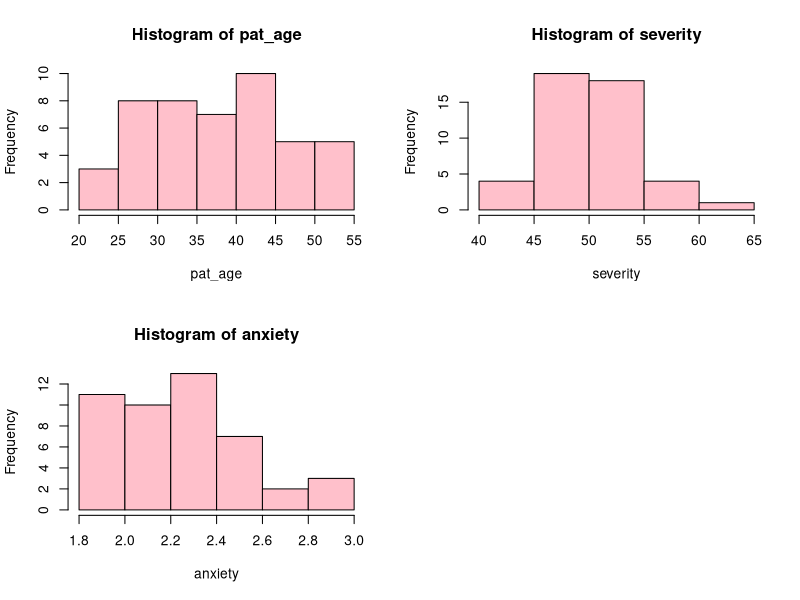
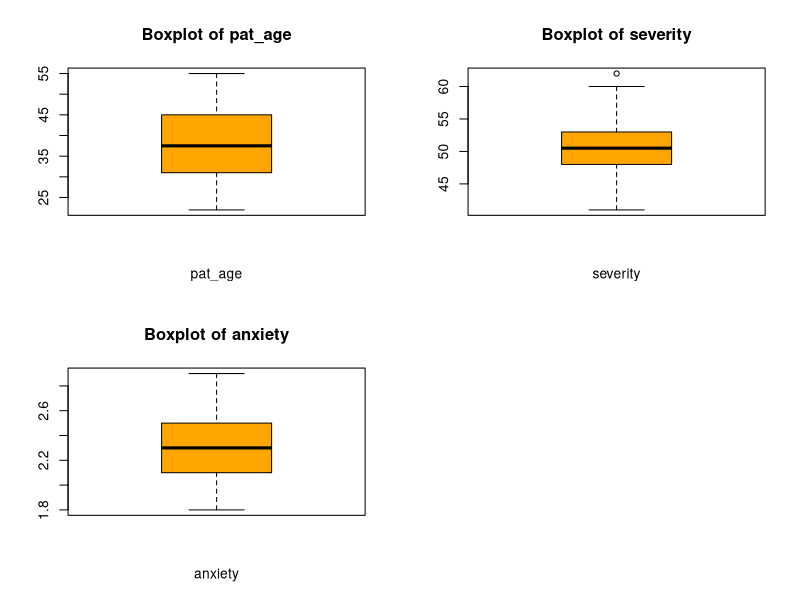
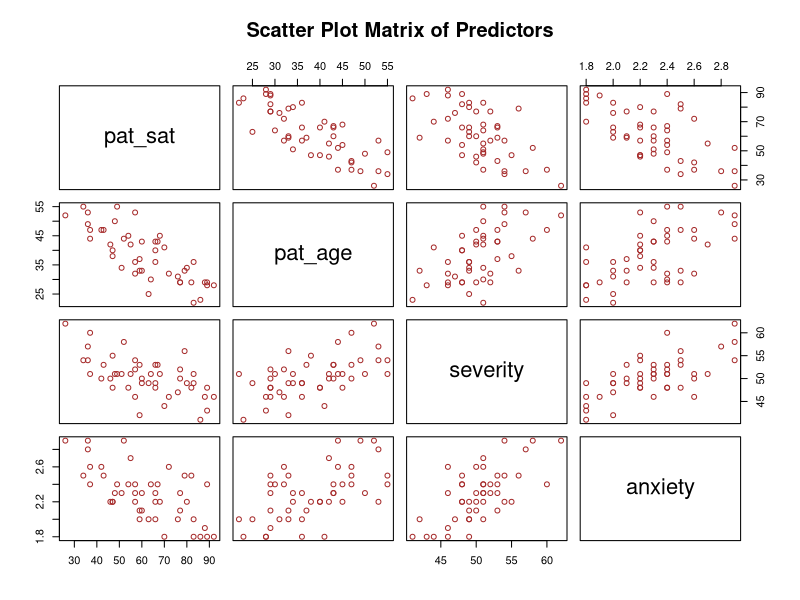

These charts were generated, in order, by the following R code: (Note: this script raises an error after producing the figures.)
getwd()
setwd("/Users/prashannaraj/Documents/SIUE/STAT561")
list.files()
pat_sat=read.table("pat_stat.txt",header=T)

str(pat_sat)
################## Q.N. 1 (a) ####################
################## Plot Histogram ################
predictor=colnames(pat_sat)
par(mfrow=c(2,2))  # Set layout to display multiple plots
for (col in predictor[2:length(predictor)]) {
  hist(pat_sat[[col]], main=paste("Histogram of", col), xlab=col, col="pink", border="black")
}

################ Box Plot #######################
par(mfrow=c(2,2))  
for(col in predictor[2:length(predictor)]){
  boxplot(pat_sat[[col]],main=paste("Boxplot of", col),xlab=col, col="orange",border="black")
}
################ Summary ######################
summary(pat_sat["pat_age"])
summary(pat_sat["severity"])
summary(pat_sat["anxiety"])

################### (b) #######################
# Create scatter plot matrix for numeric predictors
numeric_cols = sapply(pat_sat, is.numeric) 
numeric_data = pat_sat[, numeric_cols]  
pairs(numeric_data, main="Scatter Plot Matrix of Predictors",
      col="brown")
# Corelation matrix
corelation_matrix=cor(pat_sat)
print(corelation_matrix)

################# (c) and (d) #######################
# Multiple Linear Regression Model
multi_reg_model=lm(pat_sat ~ pat_age + severity + anxiety, data = pat_sat)
summary(multi_reg_model)

################# (e) ###############################
confint(multi_reg_model,level = 0.9)

################# (g) ###############################
# Predicting sample data
attach(pat_sat)
new_data <- data.frame(pat_age = 35, severity = 45, anxiety = 2.2)
predicted_value <- predict(multi_reg_model, newdata = new_data, interval = "prediction")
print(predicted_value)

################ (h) ###############################
###### Forward selection
null_model<-lm(pat_sat~1,data = pat_sat)
summary(null_model)

full_model = lm(pat_sat ~ ., data=pat_sat)
forward = step(null_model, direction='forward', 
               scope=formula(full_model), trace=1)
forward$coefficients

####### Backward selection
full_model = lm(pat_sat ~ ., data=pat_sat)
backward = step(full_model, direction='backward', 
                scope=formula(full_model), trace=1)

backward$coefficients

################ Q.N. 2 #######################
# Muscle mass data
muscle_mass=read.table("muscle_mass.txt",header = T)
View(muscle_mass)
cor(muscle_mass)

############ First order model
first_order_model<-lm(mmass~age,data = muscle_mass)
summary(first_order_model)
s$coefficients
str(first_order_model)
pf(174.1,1,58, lower.tail=F) # p(F>174.1)

plot(muscle_mass$age, muscle_mass$mmass, main="Muscle mass VS age", xlab="Age",
     ylab="Muscle Mass",
     pch=19, col="blue")
abline(first_order_model,col="red")

########### Second order model
second_order_model <- lm(mmass ~ age + I(age^2), data = muscle_mass)
summary(second_order_model)

plot(muscle_mass$age, muscle_mass$mmass, 
     main="Muscle Mass vs Age", 
     xlab="Age", ylab="Muscle Mass", 
     pch=19, col="blue")

# Add first-order regression line (linear)
abline(first_order_model, col="red", lwd=2)  # Red line for linear model

# Add second-order regression curve (quadratic)
age_seq <- seq(min(muscle_mass$age), max(muscle_mass$age), length.out=100)  # Smooth age values
mmass_pred_quadratic <- predict(second_order_model, newdata = data.frame(age = age_seq))
lines(age_seq, mmass_pred_quadratic, col="green", lwd=2)  # Green line for quadratic model

legend("topright", legend=c("Linear Fit", "Quadratic Fit"), 
       col=c("red", "green"), lty=1, lwd=2)

##### Third order model #######
third_order_model<-lm(mmass~age+I(age^2)+I(age^3),data = muscle_mass)
summary(third_order_model)

################ Q.N 3. #####################
cdi=read.table("cdi.txt",header = TRUE)
cdi=cdi[,-1]
View(cdi)
str(cdi)
unique(cdi$geographic_region)
# Since we have 4 grographical regions. Let’s assume geographic_region is coded as:
# 1 = Northeast | 2 = Midwest | 3 = South | 4 = West
#  Northeast is used as the baseline. The remaining categories (Midwest, South, and West) will be represented as dummy variables.
library(dplyr)
# Convert geographic region to factor
cdi$geographic_region <- as.factor(cdi$geographic_region)
model <- lm(number_active_physicians ~ total_population + total_personal_income_millions + geographic_region, data = cdi)
#summary(model)

names(model$coefficients) <- gsub("geographic_region2", "X3", names(model$coefficients))
names(model$coefficients) <- gsub("geographic_region3", "X4", names(model$coefficients))
names(model$coefficients) <- gsub("geographic_region4", "X5", names(model$coefficients))

summary(model)

